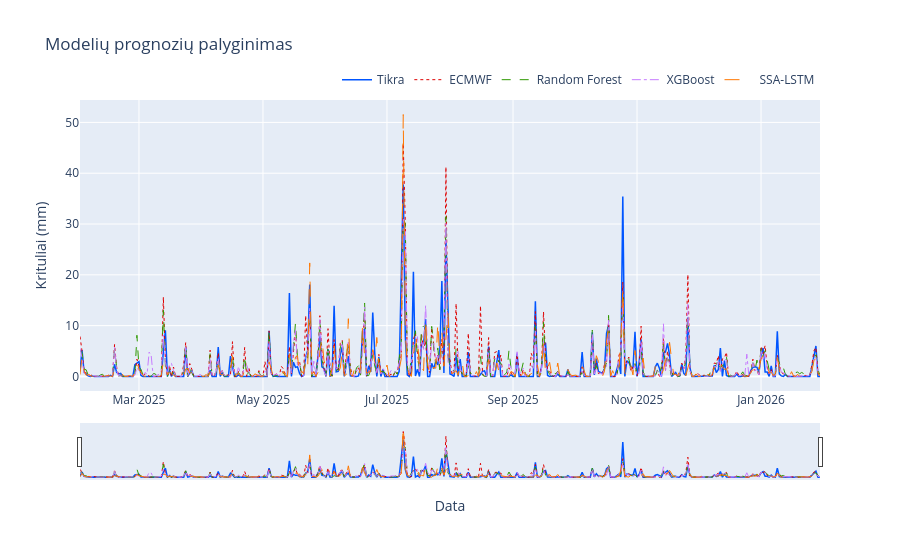

The cell this chart's notebook holds for it:
### Code cell
plot_prognozes_plotly(df_365, MODEL_COLS)

### Figure 1 — Plotly figure (JSON) as saved in the notebook; plotly's stock layout.template omitted (floating-point values rounded to 4 significant figures; data arrays with more than 128 entries replaced by an {"elided": "..."} marker saying what was removed)
{"data": [{"line": {"color": "#0055ff", "width": 1.5}, "name": "Tikra", "type": "scatter", "x": {"elided": "365 str values"}, "y": {"elided": "365 float values"}}, {"line": {"color": "#de0000", "dash": "dot", "width": 1}, "name": "ECMWF", "type": "scatter", "x": {"elided": "365 str values"}, "y": {"elided": "365 float values"}}, {"line": {"color": "#2f9901", "dash": "dash", "width": 1}, "name": "Random Forest", "type": "scatter", "x": {"elided": "365 str values"}, "y": {"elided": "365 float values"}}, {"line": {"color": "#c77cff", "dash": "dashdot", "width": 1}, "name": "XGBoost", "type": "scatter", "x": {"elided": "365 str values"}, "y": {"elided": "365 float values"}}, {"line": {"color": "#ff7700", "dash": "longdash", "width": 1}, "name": "SSA-LSTM", "type": "scatter", "x": {"elided": "365 str values"}, "y": {"elided": "365 float values"}}], "layout": {"hovermode": "x unified", "legend": {"orientation": "h", "x": 1, "xanchor": "right", "y": 1.02, "yanchor": "bottom"}, "title": {"text": "Modelių prognozių palyginimas"}, "xaxis": {"rangeslider": {"visible": true}, "title": {"text": "Data"}}, "yaxis": {"title": {"text": "Krituliai (mm)"}}}}
